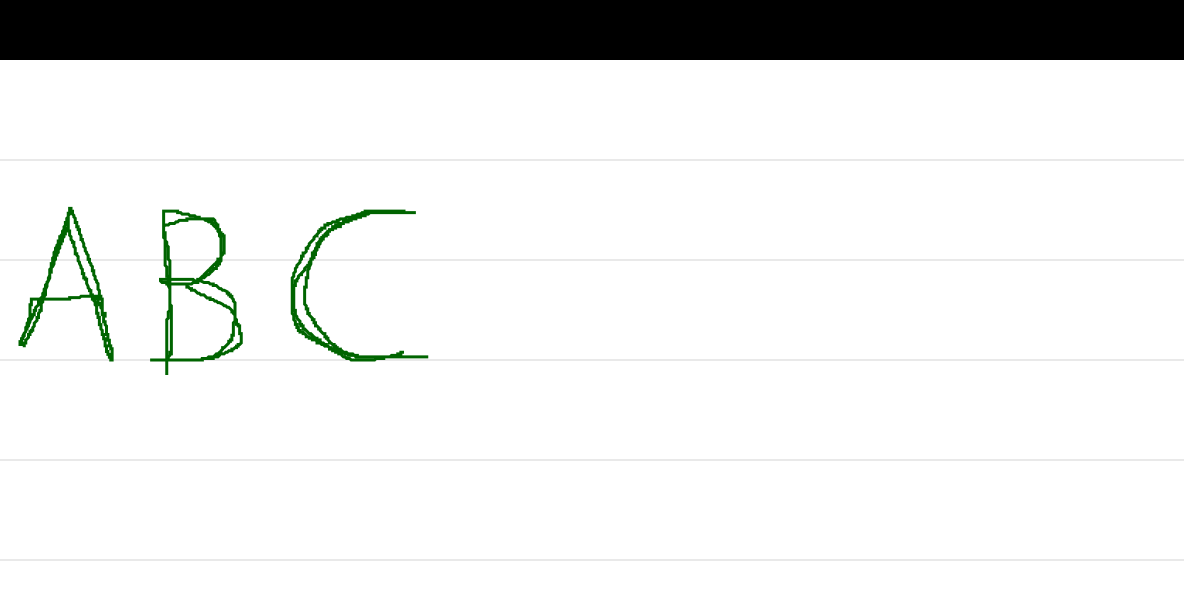
#> input picture exports/export.png, 1184 x 601 px
$ python -i scan_import.py   (imports and definitions only)
#> lines starting #> are read from the running program, lines starting #| are printed output that depends on the picture; after the words box and inside, x2 and y2 are one past the last pixel; in counts of white or black regions, pixels touching at a corner belong together
"""
Experimental: import handwriting from a photographed template sheet.

Pipeline (classic CV, no paid AI):
  photo -> detect 3 corner fiducials -> affine-warp to canonical sheet ->
  crop each cell -> Otsu threshold (keep dark ink, drop faint printed guides) ->
  skeletonize -> trace centre-lines into ordered strokes -> JSON.

Usage:  python -u scan_import.py <image> <job.json> <out.json>
  job.json = { "cols": 7, "chars": "ABC...abc...0-9..." }
  out.json = { "glyphs": [ { "cp": 65, "w": W, "h": H,
                             "strokes": [ [[x,y],...], ... ] }, ... ] }

Deps:  pip install opencv-python scikit-image numpy
"""
import sys, json
import numpy as np
import cv2
from skimage.morphology import skeletonize

# Canonical sheet geometry — must match MainWindow.ScanImport.cs RenderTemplateSheet.
SHEET_W = 2480
COLS_DEFAULT = 7
FID = 70
MARGIN = 170
CELL_H = 360
GRID_TOP = 360


# [14 lines left out: function geometry, not called in this run]


def find_fiducials(gray):
    """Return up to 3 square blob centres, or None if not confidently found."""
    th = cv2.threshold(gray, 0, 255, cv2.THRESH_BINARY_INV + cv2.THRESH_OTSU)[1]
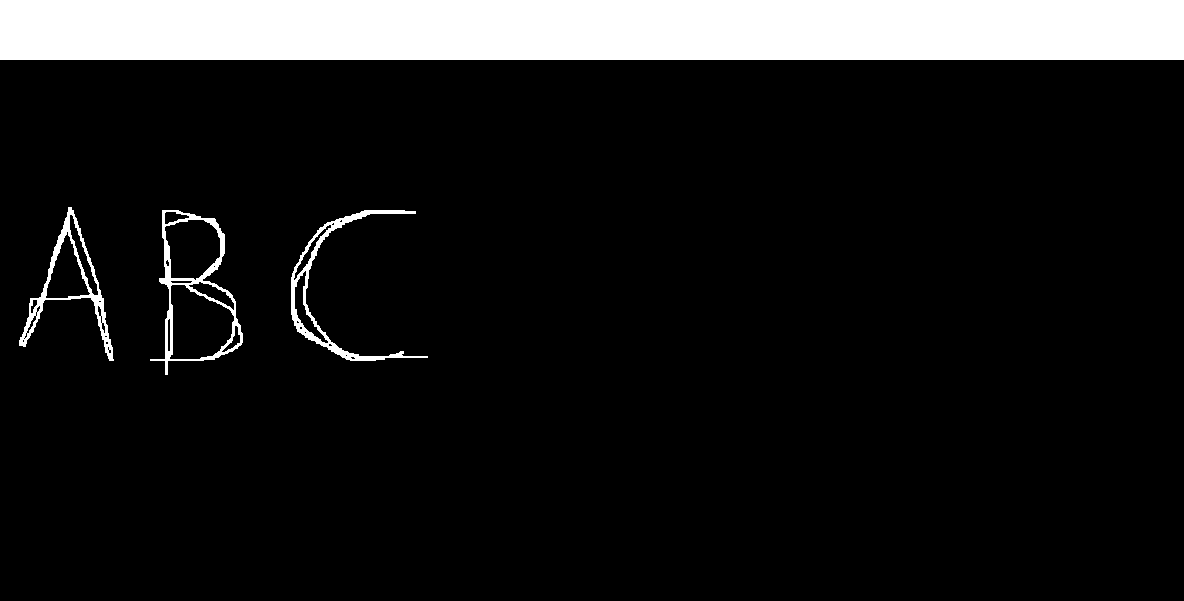
#> th: shape (601, 1184); 10.9% white; 4 white regions
    cnts, _ = cv2.findContours(th, cv2.RETR_EXTERNAL, cv2.CHAIN_APPROX_SIMPLE)
#> cnts = 4 contours; box (x1, y1, x2, y2) and area: (0, 0, 1184, 60) 69797, (150, 210, 243, 375) 8980, (19, 207, 114, 361) 3944, (291, 210, 428, 361) 2685
    h, w = gray.shape
#> h = 601; w = 1184
    cand = []
    for c in cnts:
        area = cv2.contourArea(c)
        if area < (w * h) * 0.0002 or area > (w * h) * 0.02:
            continue
        x, y, bw, bh = cv2.boundingRect(c)
        ar = bw / float(bh) if bh else 0
        if 0.6 < ar < 1.6 and cv2.contourArea(c) / float(bw * bh) > 0.7:
            cand.append((x + bw / 2, y + bh / 2))
#> this loop made 4 passes
#> (area, x, y, bw, bh, ar) on passes 1 to 3: (2685, 291, 210, 137, 151, 0.907), (8979.5, 150, 210, 93, 165, 0.564), (3944.5, 19, 207, 95, 154, 0.617)
#> (c, area) on pass 4: ([[0, 0], [0, 59], [1183, 59], [1183, 0]], 69797)
#> after the loop, cand = []
    if len(cand) < 3:
        return None
    # pick the three extreme corners: TL (min x+y), TR (max x-y), BL (min x-y)
    tl = min(cand, key=lambda p: p[0] + p[1])
    tr = max(cand, key=lambda p: p[0] - p[1])
    bl = min(cand, key=lambda p: p[0] - p[1])
    if tl == tr or tl == bl or tr == bl:
        return None
    return tl, tr, bl


# [97 lines left out: functions warp, trace_component, extract_cell, main, not called in this run]


# [2 lines not run here, left out]

>>> import cv2
>>> picture = cv2.imread('exports/export.png', cv2.IMREAD_GRAYSCALE)
>>> result = find_fiducials(picture)
